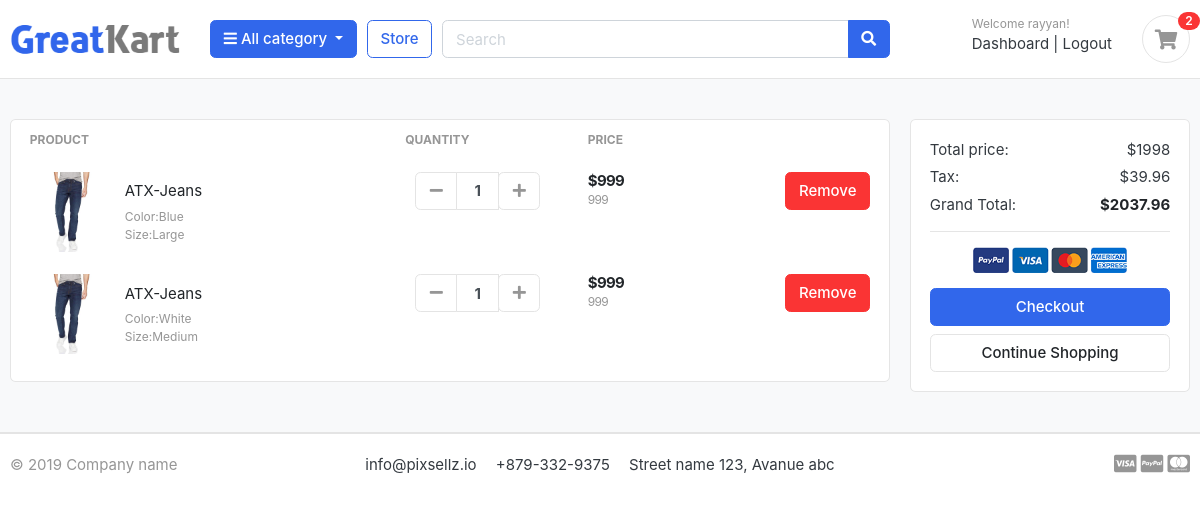
The page /cart/ (signed in) on the database its author committed.
### accounts/models.py (models this page shows, shortened)
class Account(AbstractBaseUser):
    first_name=models.CharField(max_length=50)
    last_name=models.CharField(max_length=50)
    username=models.CharField(max_length=50,unique=True)
    email= models.EmailField(max_length=100,unique=True)
    phone_number=models.CharField(max_length=50)
    date_joined=models.DateTimeField(auto_now_add=True)
    last_login=models.DateTimeField(auto_now_add=True)
    is_admin=models.BooleanField(default=False)
    is_staff=models.BooleanField(default=False)
    is_active=models.BooleanField(default=False)
    is_superadmin=models.BooleanField(default=False)
    USERNAME_FIELD='email'
    REQUIRED_FIELDS=['username','first_name','last_name']
    objects=MyAccountManager()

### carts/models.py (models this page shows, shortened)
class CartItem(models.Model):
    user = models.ForeignKey(Account, on_delete=models.CASCADE, null=True)
    product=models.ForeignKey(Product,on_delete=models.CASCADE)
    variations=models.ManyToManyField(Variation,blank=True)
    cart=models.ForeignKey(Cart,on_delete=models.CASCADE,null=True)
    quantity=models.IntegerField()
    is_active=models.BooleanField(default=True)
    def sub_total(self):
        return self.product.price * self.quantity

### store/models.py (models this page shows, shortened)
class Product(models.Model):
    product_name=models.CharField(max_length=200,unique=True)
    slug=models.SlugField(max_length=200,unique=True)
    description=models.TextField(max_length=300,blank=True)
    price=models.IntegerField()
    images=models.ImageField(upload_to='photos/products')
    stock=models.IntegerField()
    is_available=models.BooleanField(default=True)
    category=models.ForeignKey(Category,on_delete=models.CASCADE)
    created_date=models.DateTimeField(auto_now_add=True)
    modified_date=models.DateTimeField(auto_now=True)
    def get_url(self):
        return reverse('product_detail',args=[self.category.slug,self.slug])

class Variation(models.Model):
    product = models.ForeignKey(Product, on_delete=models.CASCADE)
    variation_category = models.CharField(max_length=100, choices=variation_category_choice)
    variation_value     = models.CharField(max_length=100)
    is_active           = models.BooleanField(default=True)
    created_date        = models.DateTimeField(auto_now=True)
    objects = VariationManager()

### carts/views.py (the view)
# urls.py: path('',views.cart,name='cart'),
def cart(request, total=0, quantity=0, cart_items=None):
    try:
        tax=0
        grand_total=0
        if request.user.is_authenticated:
            cart_items=CartItem.objects.filter(user=request.user,is_active=True)
        else:
            cart=Cart.objects.get(cart_id=_cart_id(request))
            cart_items=CartItem.objects.filter(cart=cart,is_active=True)
        for cart_item in cart_items:
            total += (cart_item.product.price*cart_item.quantity)
            quantity += cart_item.quantity
        tax=(2*total)/100
        grand_total=total+tax
    except ObjectDoesNotExist:
        pass
    context={'total':total,'quantity':quantity,'cart_items':cart_items,'tax':tax,'grand_total':grand_total}
    return render(request,'store/cart.html',context)

### carts/context_processors.py (called while the page is built)
def counter(request):
    cart_count=0
    if 'admin' in request.path:
        return {}
    else:
        try:
            cart=Cart.objects.filter(cart_id=_cart_id(request))
            if request.user.is_authenticated:
                cart_items=CartItem.objects.all().filter(user=request.user)
            else:
                cart_items=CartItem.objects.all().filter(cart=cart[:1])
            for cart_item in cart_items:
                cart_count=cart_count+cart_item.quantity
        except Cart.DoesNotExist:
            cart_count=0
    return dict(cart_count=cart_count)

### carts/views.py (called while the page is built)
def _cart_id(request):
    cart = request.session.session_key
    if not cart:
        cart = request.session.create()
    return cart

### category/context_processors.py (called while the page is built)
def menu_links(request):
    links=Category.objects.all()
    return dict(links=links)

### category/models.py (called while the page is built)
    def get_url(self):
        return reverse('products_by_category',args=[self.slug])

### templates/store/cart.html (shortened to what this page needs)
{% extends 'base.html'%}
{% load static %}
{% block content %}
<section class="section-content padding-y bg">
    <div class="container">
    {% if not cart_items %}
        <h2 class="text-center">Your Shopping Cart is Empty</h2>
        <br>
        <div class="text-center">
            <a href="{% url 'store' %}" class="btn btn-primary">Continue Shopping</a>
        </div>
    {% else %}
    <div class="row">
        <aside class="col-lg-9">
    <div class="card">
    <table class="table table-borderless table-shopping-cart">
    <thead class="text-muted">
    <tr class="small text-uppercase">
      <th scope="col">Product</th>
      <th scope="col" width="120">Quantity</th>
      <th scope="col" width="120">Price</th>
      <th scope="col" class="text-right" width="200"> </th>
    </tr>
    </thead>
    <tbody>
    {% for cart_item in cart_items %}
    <tr>
        <td>
            <figure class="itemside align-items-center">
                <div class="aside"><img src="{{cart_item.product.images.url}}" class="img-sm"></div>
                <figcaption class="info">
                    <a href={{cart_item.product.get_url}} class="title text-dark">{{cart_item.product.product_name}}</a>
                    <p class="text-muted small">
                    {% if cart_item.variations.all %}
                    {% for item in cart_item.variations.all %}
                        {{item.variation_category | capfirst}}:{{item.variation_value | capfirst}}<br>
                    {% endfor %}
                    {% endif %}
                    </p>
                </figcaption>
            </figure>
        </td>
        <td>
                        <div class="col">
                            <div class="input-group input-spinner">
                                <div class="input-group-prepend">
                                <a href="{% url 'remove_cart' cart_item.product.id cart_item.id %}" class="btn btn-light" type="button" id="button-plus"> <i class="fa fa-minus"></i> </a>
                                </div>
                                <input type="text" class="form-control"  value="{{cart_item.quantity}}">
                                <div class="input-group-append">
                                <form action="{% url 'add_cart' cart_item.product.id %}" method="POST">
                                    <button class="btn btn-light" type="submit" id="button-minus"> <i class="fa fa-plus"></i> </button>
                                </form>
                                </div>
                            </div>
                        </div>
        </td>
        <td>
            <div class="price-wrap">
                <var class="price">${{cart_item.sub_total}}</var>
                <small class="text-muted">{{cart_item.product.price}}</small>
            </div>
        </td>
        <td class="text-right">
        <a href="{% url 'remove_cart_item' cart_item.product.id cart_item.id %}" onclick="return confirm('Are you sure you want to delete this item?')" class="btn btn-danger"> Remove</a>
        </td>
    </tr>
    {% endfor %}
    </tbody>
    </table>
    </div>
        </aside>
        <aside class="col-lg-3">
            <div class="card">
            <div class="card-body">
                <dl class="dlist-align">
                  <dt>Total price:</dt>
                  <dd class="text-right">${{total}}</dd>
                </dl>
                <dl class="dlist-align">
                  <dt>Tax:</dt>
                  <dd class="text-right"> ${{tax}}</dd>
                </dl>
                <dl class="dlist-align">
                  <dt>Grand Total:</dt>
                  <dd class="text-right text-dark b"><strong>${{grand_total}}</strong></dd>
                </dl>
                <hr>
                <p class="text-center mb-3">
                    <img src="{% static './images/misc/payments.png' %}" height="26">
                </p>
                <a href="{% url 'checkout' %}" class="btn btn-primary btn-block"> Checkout </a>
                <a href="{% url 'store' %}" class="btn btn-light btn-block">Continue Shopping</a>
            </div>
            </div>
    </aside>
    </div>
    {% endif %}
    </div>
    </section>
{% endblock %}

### templates/includes/header.html (shortened to what this page needs)
{% load static %}
<header class="section-header">
<section class="header-main border-bottom">
  <div class="container">
<div class="row align-items-center">
  <div class="col-lg-2 col-md-3 col-6">
    <a href="{% url 'home' %}" class="brand-wrap">
      <img class="logo" src="{% static './images/logo.png' %}">
    </a>
  </div>
  <div class="col-lg col-sm col-md col-6 flex-grow-0">
    <div class="category-wrap dropdown d-inline-block float-right">
      <button type="button" class="btn btn-primary dropdown-toggle" data-toggle="dropdown">
        <i class="fa fa-bars"></i> All category
      </button>
    </div>
  </div>
  <a href="{% url 'store' %}" class="btn btn-outline-primary">Store</a>
  <div class="col-lg  col-md-6 col-sm-12 col">
    <form action="{% url 'search' %}" class="search" method='GET'>
      <div class="input-group w-100">
          <input type="text" class="form-control" style="width:60%;" placeholder="Search" name="keyword" required>
          <div class="input-group-append">
            <button class="btn btn-primary" type="submit">
              <i class="fa fa-search"></i>
            </button>
          </div>
        </div>
    </form>
  </div>
  <div class="col-lg-3 col-sm-6 col-8 order-2 order-lg-3">
        <div class="d-flex justify-content-end mb-3 mb-lg-0">
          {% if user.id is None %}
          <div class="widget-header">
            <small class="title text-muted">Welcome guest!</small>
            <div>
              <a href="{% url 'login' %}">Sign in</a> <span class="dark-transp"> | </span>
              <a href="{% url 'register' %}"> Register</a>
            </div>
          </div>
          {% else %}
          <div class="widget-header">
            <small class="title text-muted">Welcome {{user.first_name}}!</small>
            <div>
              <a href="{% url 'dashboard' %}">Dashboard</a> <span class="dark-transp"> | </span>
              <a href="{% url 'logout' %}"> Logout</a>
            </div>
          </div>
          {% endif %}
          <a href="{% url 'cart' %}" class="widget-header pl-3 ml-3">
            <div class="icon icon-sm rounded-circle border"><i class="fa fa-shopping-cart"></i></div>
            <span class="badge badge-pill badge-danger notify">{{cart_count}}</span>
          </a>
        </div>
      </div>
</div>
  </div>
</section>
</header>

### static/css/ui.css (style rules this page uses)
html { font-family: "Inter", sans-serif; font-size: 15px; }
.price-wrap { letter-spacing: -0.7px; }
.icon-xs, .icon-sm, .icon-md, .icon-lg { display: inline-block; text-align: center; flex-shrink: 0; flex-grow: 0; }
.icon-sm { width: 48px; height: 48px; line-height: 48px !important; font-size: 20px; }
.img-xs, .img-sm, .img-md, .img-lg { -o-object-fit: cover; object-fit: cover; flex-shrink: 0; flex-grow: 0; }
.img-sm { width: 80px; height: 80px; }
.padding-y { padding-top: 40px; padding-bottom: 40px; }
var { font-style: normal; }
figure { margin-bottom: 0; }
.bg { background-color: #f8f9fa; }
.b { font-weight: 600; }
p:last-child { margin-bottom: 0; }
.header-main { position: relative; padding-top: 1rem; padding-bottom: 1rem; }
.brand-wrap .logo, .navbar-brand .logo { margin-right: 7px; max-height: 42px; display: inline-block; }
.widget-header { display: inline-block; vertical-align: middle; position: relative; }
.widget-header a { color: #343a40; }
.widget-header i { color: #969696; }
.widget-header .title { display: block; }
.widget-header .notify { position: absolute; top: -3px; right: -10px; }
.btn-light { background-color: #fff; border-color: #e4e4e4; }
.btn-light i { color: #969696; }
.itemside { position: relative; display: flex; width: 100%; }
.itemside .aside { position: relative; flex-shrink: 0; }
.itemside .info { padding-left: 15px; padding-right: 7px; }
.itemside p { margin-bottom: 0; }
.itemside .title { display: block; margin-bottom: 5px; color: #212529; }
[class*=dlist-] { margin-bottom: 5px; }
[class*=dlist-] dd { margin-bottom: 0; }
.dlist-align { display: flex; }
.dlist-align dt { width: 150px; word-wrap: break-word; font-weight: normal; }
.dlist-align dd { flex-grow: 1; }
.notify { position: absolute; top: -4px; right: -10px; display: inline-block; padding: 0.25em 0.6em; font-size: 12px; line-height: 1; text-align: center; border-radius: 3rem; color: #fff; background-color: #fa3434; }
.price { font-weight: 600; color: #212529; }
.input-spinner { width: 125px; flex-wrap: nowrap; display: inline-flex; vertical-align: middle; }
.input-spinner input.form-control { text-align: center; max-width: 46px; font-weight: bold; flex-basis: 46px; border-color: #e4e4e4; flex-grow: 0; }
.input-spinner .btn { width: 42px; text-align: center; padding-left: 0.5rem; padding-right: 0.5rem; }
.table-shopping-cart.table td, .table-shopping-cart.table th { padding-left: 1.25rem; padding-right: 1.25rem; }
.table-shopping-cart .price-wrap { line-height: 1.2; }
.table-shopping-cart .price { font-weight: bold; margin-right: 5px; display: block; }

### rows shown on the page
Account: first_name "rayyan"
CartItem: product.images (picture), product.product_name "ATX-Jeans", quantity "1", sub_total "999", product.price "999"
Variation: variation_category "Color", variation_value "Blue"
Variation: variation_category "Size", variation_value "Large"
CartItem: product.images (picture), product.product_name "ATX-Jeans", quantity "1", sub_total "999", product.price "999"
Variation: variation_category "Color", variation_value "White"
Variation: variation_category "Size", variation_value "Medium"

### other values the page prints
{{ cart_count }} "2"
{{ total }} "1998"
{{ tax }} "39.96"
{{ grand_total }} "2037.96"
